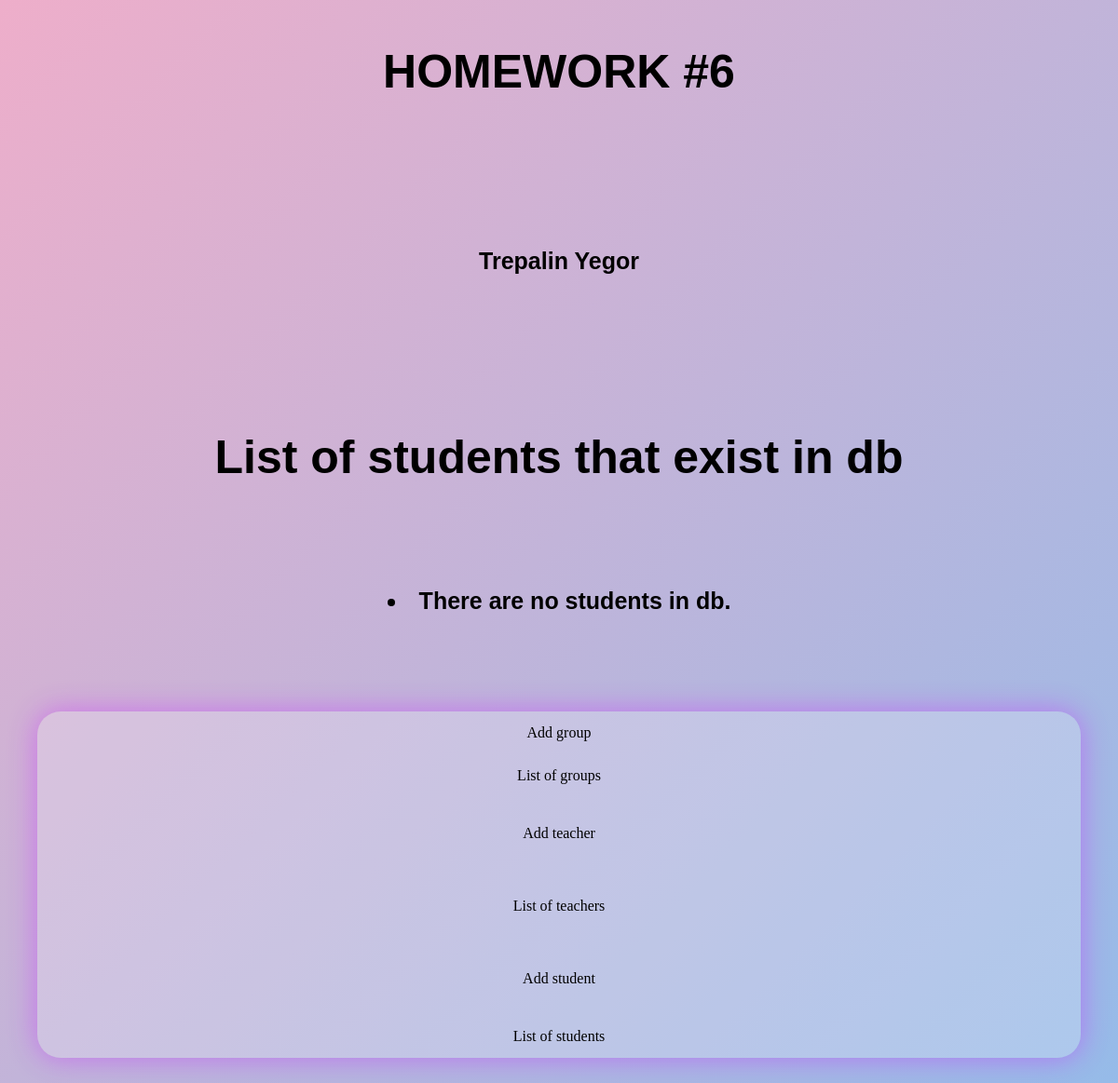
/students/, run on an earlier commit of the app's database.
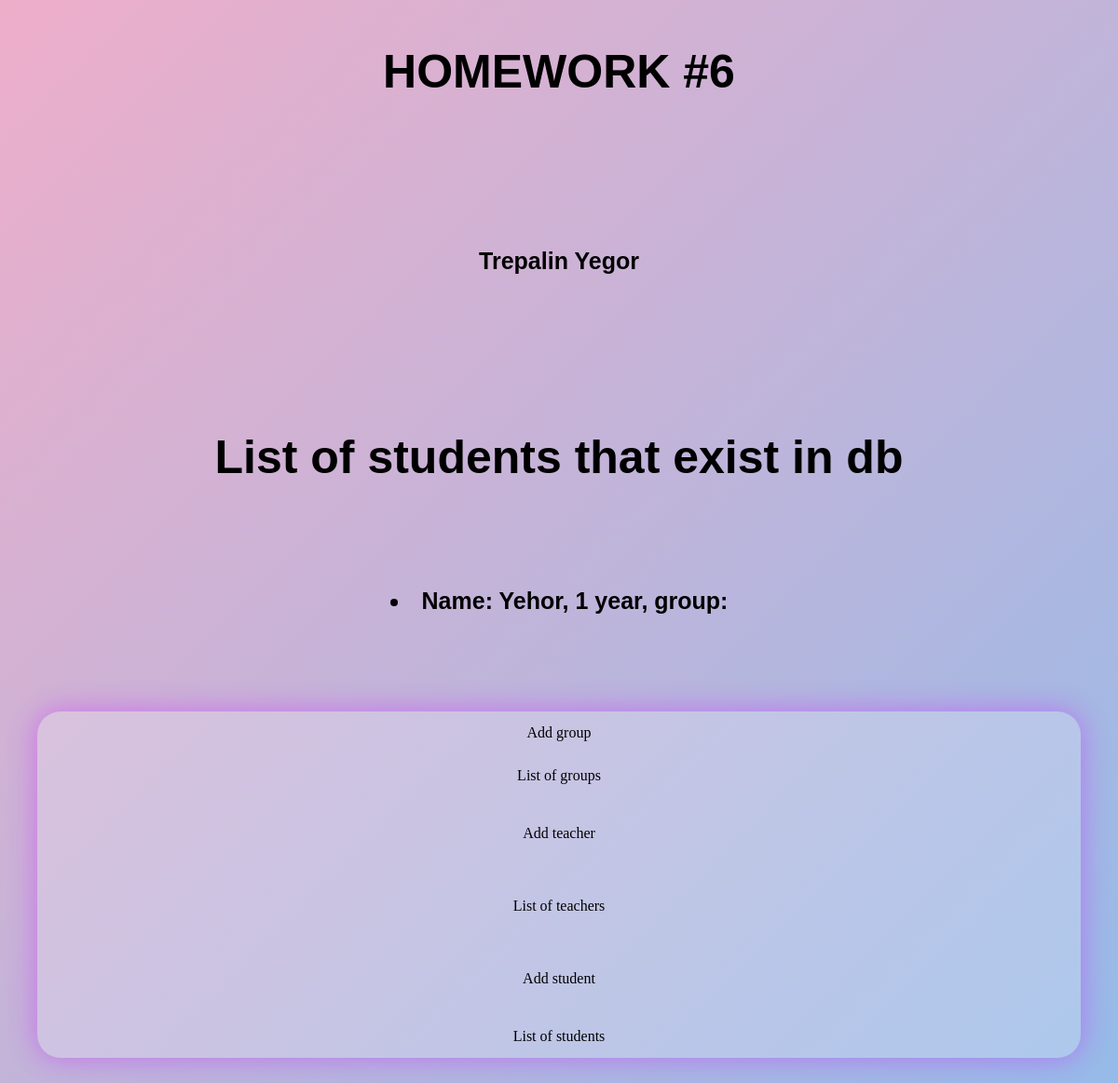
And on a later commit of the database.
### polls/models.py (models this page shows, shortened)
class Student(models.Model):
    first_name = models.CharField(max_length=255)
    year = models.IntegerField(default=1)

### polls/views.py (the view)
# urls.py: path("students/", views.student_list, name="students_display"),
def student_list(request):
    students = Student.objects.values()
    context = {"students": students}
    return render(request, "student_display.html", context)

### templates/student_display.html (shortened to what this page needs)
<!DOCTYPE html>
<html lang="en" xmlns="http://www.w3.org/1999/html">
<head>
</head>
<body>
<h1>HOMEWORK #6 <p>
    <h3>Trepalin Yegor</h3> </p> </h1>
<h1>List of students that exist in db</h1>
<h3>{% for student in students %}
    <li>Name: {{ student.first_name }}, {{ student.year }} year, group: {{ student.group }}</li>
{% empty %}
    <li>There are no students in db.</li>
{% endfor %}</h3>
<nav>
    <ul>
        <li><a href="{% url 'add_group' %}">Add group</a></li>
        <li><a href="{% url 'group_display' %}">List of groups</a></li>
        <li><a href="{% url 'add_teacher' %}"><p>Add teacher</p></a></li>
        <li><a href="{% url 'teachers_display' %}"><p>List of teachers</p></a></li>
        <li><a href="{% url 'add_student' %}"><p>Add student</p></a></li>
        <li><a href="{% url 'students_display' %}">List of students</a></li>
    </ul>
</nav>
</body>
</html>

What changed in the data, as far as the page shows it:
added Student: first_name "Yehor", year "1"
Also different on the page:
text no longer shown: "There are no students in db."
